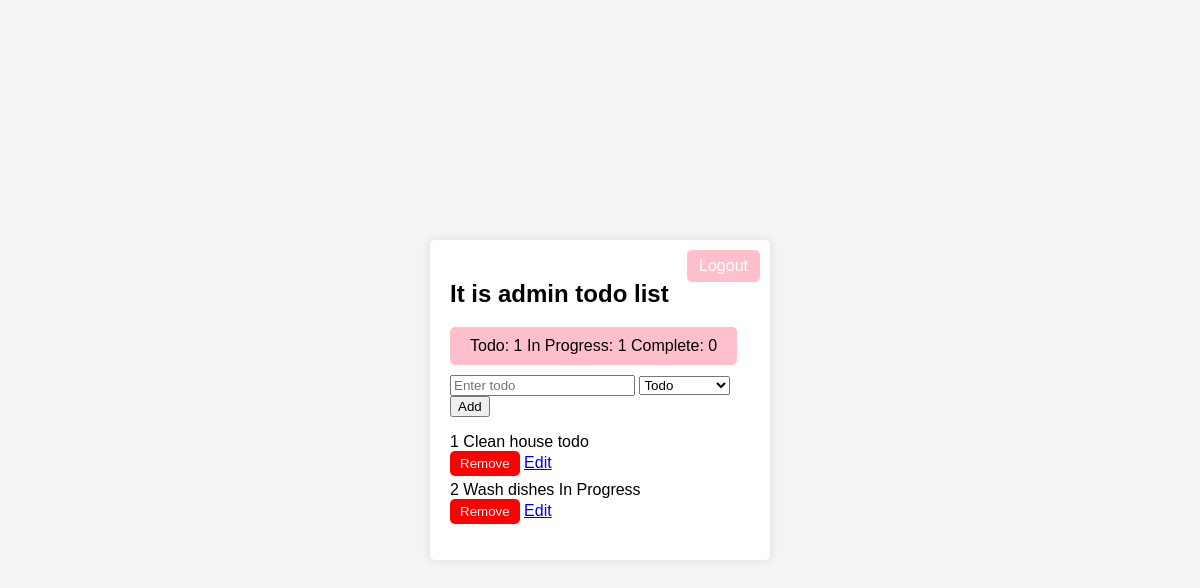
Page / (signed in) on the earlier database version.
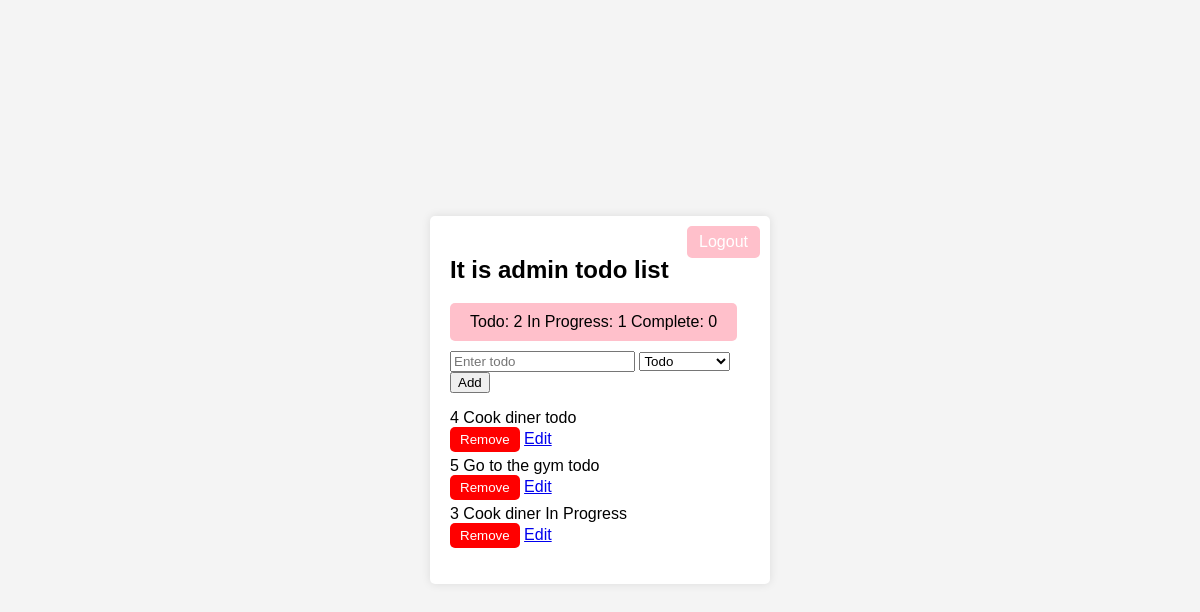
Same page on the later database version.
### tables this page shows
CREATE TABLE todos(
  id INTEGER PRIMARY KEY AUTOINCREMENT,
  taskname VARCHAR(255) NOT NULL,
  status char(30) NOT NULL
);

### app.py (the view)
@app.route('/')
def home():
    if 'username' not in session:
        return redirect('/login')
    cur = get_db().cursor()
    cur.execute("SELECT * FROM todos")
    tasks = cur.fetchall()
    todos = {'todo': [], 'In Progress': [], 'complete': []}
    for task in tasks:
        todos[task['status']].append(task)
    return render_template('home.html', todos=todos)

### app.py (called while the page is built)
def get_db():
    db = getattr(g, '_database', None)
    if db is None:
        db = g._database = sqlite3.connect(DATABASE)
        db.row_factory = sqlite3.Row
    return db

@app.teardown_appcontext
def close_connection(exception):
    db = getattr(g, '_database', None)
    if db is not None:
        db.close()

### templates/home.html (shortened to what this page needs)
<!DOCTYPE html>
<html lang="en">
<head>
</head>
<body>
    <div class="todo-container">
        {% if 'username' not in session %}
            <div class="login-form">
                <h2>Login</h2>
                <form action="/login" method="post">
                    {% with messages = get_flashed_messages() %}
                        {% if messages %}
                            {% for message in messages %}
                                <div class="{{ message.split(':')[0] }}">{{ message.split(':')[1] }}</div>
                            {% endfor %}
                        {% endif %}
                    {% endwith %}
                    <label for="username">Username</label>
                    <input type="text" id="username" name="username" required>
                    <label for="password">Password</label>
                    <input type="password" id="password" name="password" required>
                    <input type="submit" value="Login">
                </form>
            </div>
        {% else %}
            <a href="/logout" class="logout-btn">Logout</a>
            <h2>It is {{ session['username'] }} todo list</h2>
            <div class="status-count">
                Todo: {{ todos['todo']|length }}
                In Progress: {{ todos['In Progress']|length }}
                Complete: {{ todos['complete']|length }}
            </div>
            <form action="/add" method="post">
                <input type="text" name="todo" placeholder="Enter todo">
                <select name="status">
                    <option value="todo">Todo</option>
                </select>
                <input type="submit" value="Add">
            </form>
            <ul>
                {% for status, status_todos in todos.items()  %}
                    {% for todo in status_todos %}
                    <li>
                        {{ todo.id }} {{todo.taskname}} {{todo.status}}
                        <form action="/remove/{{ todo.id }}" method="post">
                            <button type="submit" class="remove-btn">Remove</button>
                            <a href="/update/{{ todo.id }}" class="edit-btn">Edit</a>
                        </form>
                    </li>
                    {% endfor %}
                {% endfor %}
            </ul>
        {% endif %}
    </div>
</body>
</html>

### templates/home.html (style rules this page uses)
body { font-family: Arial, sans-serif; background-color: #f4f4f4; margin: 0; padding: 0; display: flex; justify-content: center; align-items: center; height: 100vh; }
.todo-container { background-color: white; padding: 20px; border-radius: 5px; box-shadow: 0 0 10px rgba(0, 0, 0, 0.1); width: 300px; position: relative; }
ul { list-style-type: none; padding: 0; }
li { margin-bottom: 5px; }
.logout-btn { position: absolute; top: 10px; right: 10px; display: inline-block; padding: 5px 10px; background-color: pink; color: white; text-decoration: none; border: 2px solid pink; border-radius: 5px; cursor: pointer; }
.status-count { margin-bottom: 10px; display: inline-block; padding: 10px 20px; background-color: pink; color: black; text-decoration: none; border: none; border-radius: 5px; cursor: pointer; }
.remove-btn { background-color: red; color: white; border: none; border-radius: 5px; padding: 5px 10px; cursor: pointer; }

Differences in the rows shown:
removed todos: id "1", taskname "Clean house", status "todo"
removed todos: id "2", taskname "Wash dishes", status "In Progress"
added todos: id "4", taskname "Cook diner", status "todo"
added todos: id "5", taskname "Go to the gym", status "todo"
added todos: id "3", taskname "Cook diner", status "In Progress"
Other differences:
{{ todos['todo']|length }}: "1" → "2"
